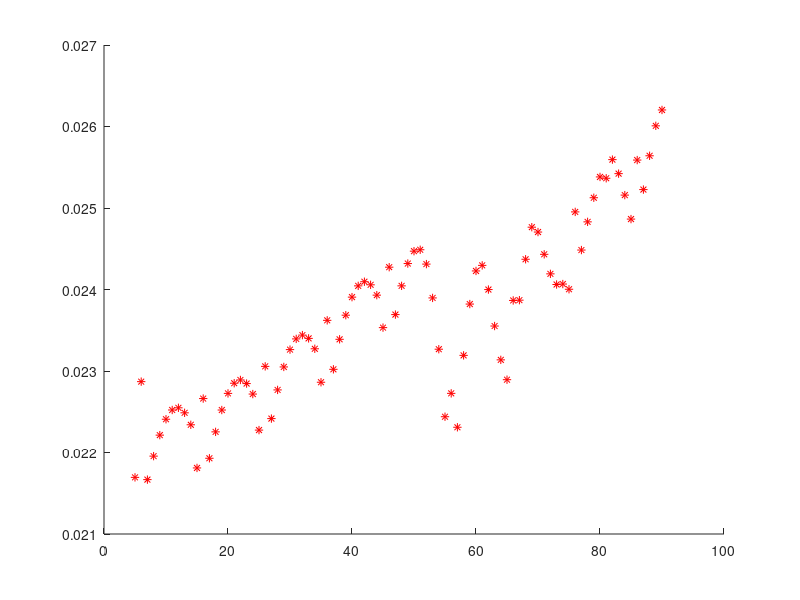

The MATLAB source for this figure:
warning('off');
global ps us cof;
clear
a=1;
v0=1;
dt=0.1;
p_true=[];
h=5;
u_max=1;
u_min=0.1;
f=0.1;
noise=0.1;
rr=0.00004;
for i=1:100
   p_true(i)=v0*dt*i+(i*dt)^2*a*0.5; 
end

pf=0:0.1:50;
for i=1:length(pf)
    track_table(i).frameid=[];
    track_table(i).u=[];
    track_table(i).lost=false;
end

for i=1:length(pf)
    for j=1:length(p_true)
        d = pf(i)-p_true(j);
        if d>0
            u = f*h/d;
            if u<u_max && u>u_min
                track_table(i).frameid(end+1)=j;
                track_table(i).u(end+1)=u;
            end
        end
    end
end

state.p=0;
state.v=v0;
state.slide=[];
state.cov=zeros(2);
hold on;
for i=1:100
    cur_frame=i;
    n=size(state.cov,1);
    j=[eye(2) zeros(2,n-2)
        1 0 zeros(1,n-2)
        zeros(n-2,2),eye(n-2)];
    state.cov = j*state.cov*j';
    n=size(state.cov,1);
    slide_len= length(state.slide);
    state.slide(2:slide_len+1) = state.slide(1:slide_len);
    state.slide(1).p=state.p;
    state.slide(1).frame_id=cur_frame-1;
    state.p=state.p+dt*state.v+0.5*dt^2*a;
    state.v=state.v+a*dt;
    phi=[1 dt
         0 1];
    Q=[0 0
       0 noise*dt];
    Q = blkdiag( Q, zeros(n-2,n-2) );
    ErrCov11 = ( state.cov(1:2,1:2) + ( state.cov(1:2,1:2) )' )/2;
    ErrCov12 = ( state.cov(1:2,3:n) + ( state.cov(3:n,1:2) )' )/2;
    ErrCov22 = ( state.cov(3:n,3:n) + ( state.cov(3:n,3:n) )' )/2;

    crosscov = phi*ErrCov12;
    state.cov = [phi*ErrCov11*phi' crosscov;
                crosscov' ErrCov22] + Q;
    
    frame_ids=[];
    for j=1:length(state.slide)
        frame_ids(end+1)=state.slide(j).frame_id;
    end
    r=[];
    H=[];
    for j=1:length(track_table)
        if length(track_table(j).frameid)<4
            track_table(j).lost=true;
            continue;
        end
        if track_table(j).lost==true
            continue;
        end
        if track_table(j).frameid(end)<cur_frame
            track_table(j).lost=true;
            [C slide_mask track_mask] = intersect(frame_ids,track_table(j).frameid);
            pf_ts=[];
            ps=[];
            us=[];
            for k=1:length(track_mask)
                p_t=state.slide(slide_mask(k)).p;
                u=track_table(j).u(track_mask(k));
                pf_t=f*h/u+p_t;
                pf_ts(end+1)=pf_t;
                ps(end+1)=p_t;
                us(end+1)=u;
            end
            pf_cur=mean(pf_ts);
            cof=h*f;
            fun=@cost;
            %[x,fval,exitflag,output,grad,hessian]=fminunc(fun, pf_cur);
            %pf_cur=x;
            r_j=[];
            Hx_j=[];
            Hf_j=[];
            for k=1:length(track_mask)
                p_t=state.slide(slide_mask(k)).p;
                u=track_table(j).u(track_mask(k));
                u_obs=f*h/(pf_cur-p_t);
                r_k=u_obs-u;
                r_j(end+1,1)=r_k;
                Hx_k = zeros(1,size(state.cov,1));
                Hx_k(1, 2+slide_mask(k)) = f*h/(pf_cur-p_t)^2;
                Hx_j(end+1,:)=Hx_k;
                Hf_k=-f*h/(pf_cur-p_t)^2;
                Hf_j(end+1,1)=Hf_k;
            end
            leftNullHf = null(Hf_j');
            if ~isempty(leftNullHf)
                r_j = leftNullHf'*r_j;
                Hx_j  = leftNullHf'*Hx_j;
            end
            r(end+1:end+length(r_j),1)=r_j;
            H(end+1:end+size(Hx_j,1),:)=Hx_j;
        end
    end
    if isempty(r)
        continue;
    end
    RQ=eye(length(r))*rr;
    sig = H*state.cov*H' + RQ;
    if cond( sig ) < 1e10
        K  = state.cov*H' / sig;        
        dX = K*r;
        dX = dX(:)';                
        state.cov = ( eye(size(state.cov,1))-K*H )*state.cov;
        if cur_frame==50
        end
        state.p = state.p+dX(1);
        state.v = state.v + dX(2); 
        for k = 1:length(state.slide)
            state.slide(k).p = state.slide(k).p+dX(2+k);
        end
    end
    for n=length(state.slide):-1:1
        slide_empty=true;
        for j=1:length(track_table)
            if track_table(j).lost==false && ~isempty(find(state.slide(n).frame_id==track_table(j).frameid)) 
                slide_empty= false;
                break;
            end
        end
        if slide_empty==false
            break;
        end
        state.slide(n)=[];
        state.cov(n+2,:)=[];
        state.cov(:,n+2)=[];
    end
    
    plot(cur_frame,state.cov(2,2),'r*');
end

